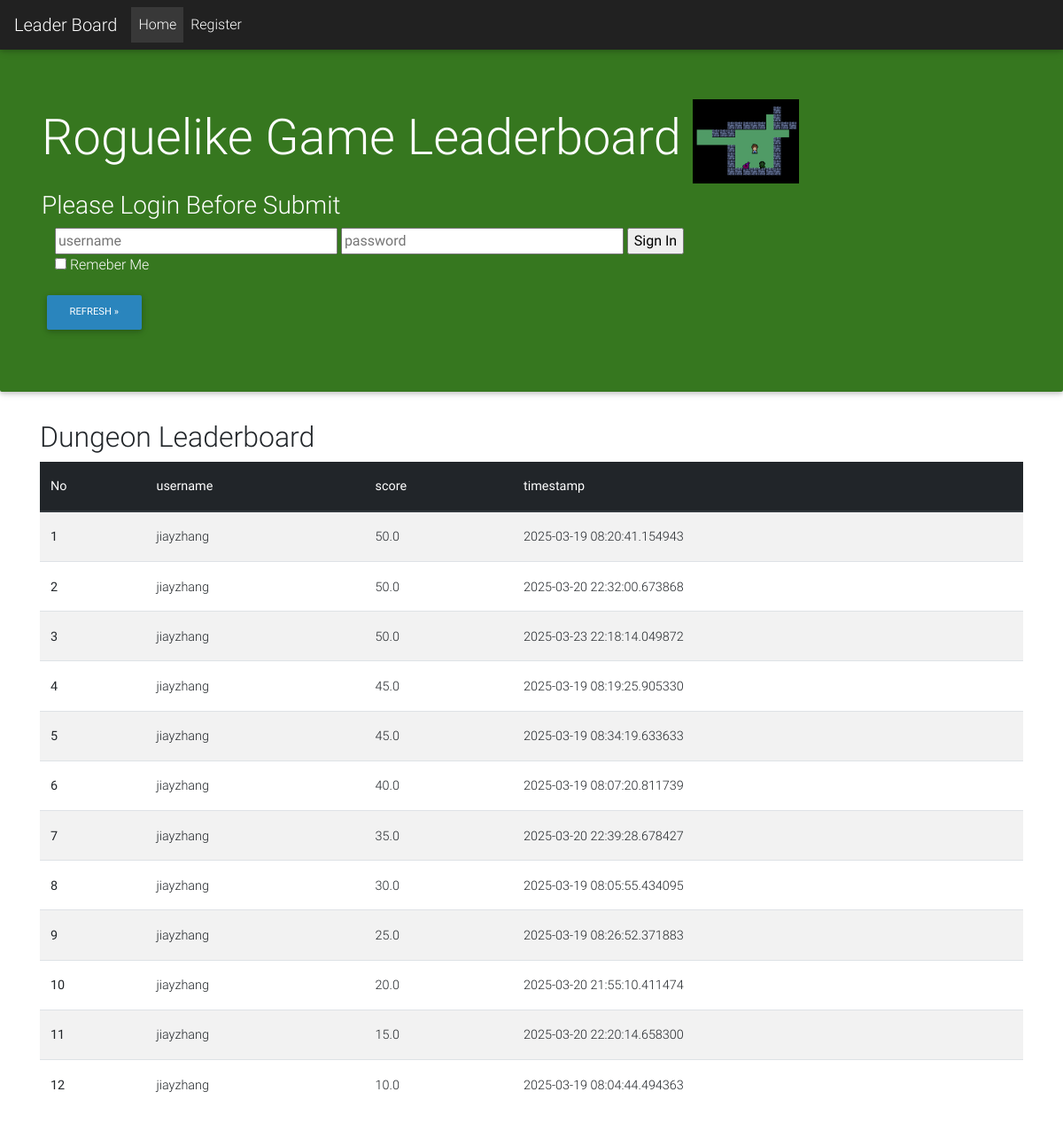
The page / on the database its author committed.
### main.py (models this page shows, shortened)
class User(UserMixin, db.Model):
    __tablename__ = "user"
    id = db.Column(db.Integer, primary_key=True)
    username = db.Column(db.String(64), index=True, unique=True)
    password = db.Column(db.String(64))

class Submission(db.Model):
    __tablename__ = "submission"
    id = db.Column(db.Integer, primary_key=True)
    timestamp = db.Column(db.DateTime, index=True, default=dt.datetime.now)
    submission_type = db.Column(db.String(64))
    user_id = db.Column(db.Integer, db.ForeignKey('user.id'))
    user = db.relationship('User')
    score = db.Column(db.Float)

### main.py (the view, shortened to what this page needs)
@app.route('/', methods=['GET', 'POST'])
def home_page():
    login_form = LoginForm()
    login_status = request.args.get("login_status", "")
    submission_status = request.args.get("submission_status", "")
    leaderboard = get_leaderboard(limit = limit_lb, submission_type=game)
    return render_template('index.html',
                        leaderboard = leaderboard,
                        login_form=login_form,
                        login_status=login_status,
                        submission_status=submission_status,
                        game = game
    )

### forms.py
class LoginForm(FlaskForm):
    username = StringField('Username', validators=[DataRequired()], render_kw={"placeholder": "username"})
    password = PasswordField('Password', validators=[DataRequired()], render_kw={"placeholder": "password"})
    remember_me = BooleanField('Remember Me')
    submit = SubmitField('Sign In')

### main.py (called while the page is built)
def get_leaderboard(limit, submission_type = game):
    query = f"""
            SELECT
            user.username,
            submission.score,
            submission.timestamp
            FROM submission
            LEFT JOIN user
            ON user.id = submission.user_id
            WHERE submission_type = '{submission_type}'
            ORDER BY submission.score DESC
            LIMIT {limit}
            """
    with app.app_context():
        df = pd.read_sql(query, db.get_engine())
    return df

### templates/index.html (shortened to what this page needs)
<!DOCTYPE html>
<html>
<head>
	<link rel="stylesheet" href="{{ url_for('static',filename='styles/all.css') }}">
    <link href="{{ url_for('static',filename='styles/bootstrap.min.css') }}" rel="stylesheet">
    <link href="{{ url_for('static',filename='styles/mdb.min.css') }}" rel="stylesheet">
</head>
<body>
    <nav class="navbar navbar-expand-md navbar-dark fixed-top bg-dark">
        <a class="navbar-brand" href="/">Leader Board</a>
        <div class="collapse navbar-collapse" id="navbarsExampleDefault">
            <ul class="navbar-nav mr-auto">
                <li class="nav-item active">
                    <a class="nav-link" href="/">Home <span class="sr-only">(current)</span></a>
                </li>
                <li class="nav-item">
                    <a class="nav-link" href="{{ url_for('register_page') }}">Register</a>
                </li>
            </ul>
        </div>
    </nav>
    <br />
    <br />
    <div class="jumbotron" style="background:#36771f;color:#fff">
        <div class="container">
            <h2 class="display-4">Roguelike Game Leaderboard
			<img src = "{{ url_for('static',filename='images/dungeon.png') }}" width = "120">
			</h2>
            {% if current_user.is_anonymous %}
            <h3>Please Login Before Submit</h3>
            <form class="form-inline" method="POST" action="" style="color:#fff" novalidate>
                <div class="col">
                    <div class="mr-sm-2 ">
                        {{ login_form.username(size=32) }}
                        {{ login_form.password(size=32) }}
                        {{ login_form.submit() }}
                    </div>
                    <div class="mr-sm-2">
                        {{ login_form.remember_me() }} Remeber Me
                    </div>
                </div>
            </form>
            {% endif %}
	        <a class="btn waves-effect btn-md" style="background:#2a85bd;color:#fff" href="/" role="button">Refresh &raquo;</a>
	    </div>
    </div>
    <div class=container>
        <h2>{{ game }} Leaderboard</h2>
        <table class="table table-hover table-striped">
            <thead class="thead-dark">
                <tr>
                    <th scope="col">No</th>
                    {% for colName in leaderboard.columns %}
                    <th scope="col">{{ colName }}</th>
                    {% endfor %}
                </tr>
            </thead>
            <tbody>
                {% for ix, row in leaderboard.iterrows() %}
                <tr>
                    <th scope="row">{{ ix | int + 1 }}</th>
                    <td>{{ row.username}}</td>
                    <td>{{ row.score }}</td>
                    <td>{{ row.timestamp}}</td>
                </tr>
                {% endfor %}
            </tbody>
        </table>
    </div>
</body>
</html>

### rows shown on the page
User: username "jiayzhang" "jiayzhang" "jiayzhang" "jiayzhang" "jiayzhang" "jiayzhang" "jiayzhang" "jiayzhang" "jiayzhang" "jiayzhang" "jiayzhang" "jiayzhang"
Submission: timestamp "2025-03-19 08:20:41.154943"
Submission: timestamp "2025-03-20 22:32:00.673868"
Submission: timestamp "2025-03-23 22:18:14.049872"
Submission: timestamp "2025-03-19 08:19:25.905330"
Submission: timestamp "2025-03-19 08:34:19.633633"
Submission: timestamp "2025-03-19 08:07:20.811739"
Submission: timestamp "2025-03-20 22:39:28.678427"
Submission: timestamp "2025-03-19 08:05:55.434095"
Submission: timestamp "2025-03-19 08:26:52.371883"
Submission: timestamp "2025-03-20 21:55:10.411474"
Submission: timestamp "2025-03-20 22:20:14.658300"
Submission: timestamp "2025-03-19 08:04:44.494363"

### other values the page prints
{{ game }} "Dungeon"
{{ colName }} "username" "score" "timestamp"
{{ ix | int + 1 }} "1" "2" "3" "4" "5" "6" "7" "8" "9" "10" "11" "12"
{{ row.score }} "50.0" "50.0" "50.0" "45.0" "45.0" "40.0" "35.0" "30.0" "25.0" "20.0" "15.0" "10.0"
